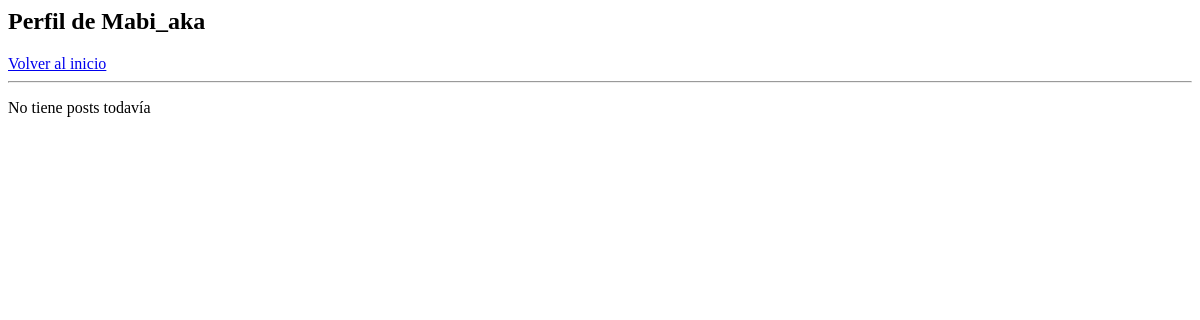
Page /mi-perfil/ (signed in) on the earlier database version.
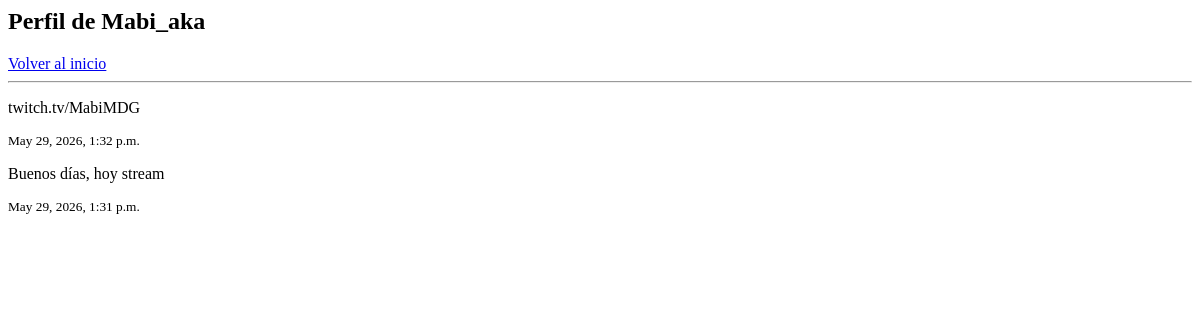
Same page on the later database version.
### social/models.py (models this page shows, shortened)
class Post(models.Model):
    usuario = models.ForeignKey(User, on_delete=models.CASCADE)
    contenido = models.TextField()
    fecha = models.DateTimeField(auto_now_add=True)

### social/views.py (the view)
# urls.py: path('mi-perfil/', views.mi_perfil, name='mi_perfil'),
@login_required
def mi_perfil(request):
    usuario = request.user
    posts = Post.objects.filter(usuario=usuario).order_by('-fecha')
    return render(request, 'social/perfil.html', {
        'usuario': usuario,
        'posts': posts
    })

### social/templates/social/perfil.html
<h2>Perfil de {{ usuario.username }}</h2>
<a href="/">Volver al inicio</a>
<hr>
{% for post in posts %}
    <div>
        <p>{{ post.contenido }}</p>
        <small>{{ post.fecha }}</small>
    </div>
{% empty %}
    <p>No tiene posts todavía</p>
{% endfor %}

Differences in the rows shown:
added Post: contenido "twitch.tv/MabiMDG", fecha "May 29, 2026, 1:32 p.m."
added Post: contenido "Buenos días, hoy stream", fecha "May 29, 2026, 1:31 p.m."
Other differences:
text no longer shown: "No tiene posts todavía"
